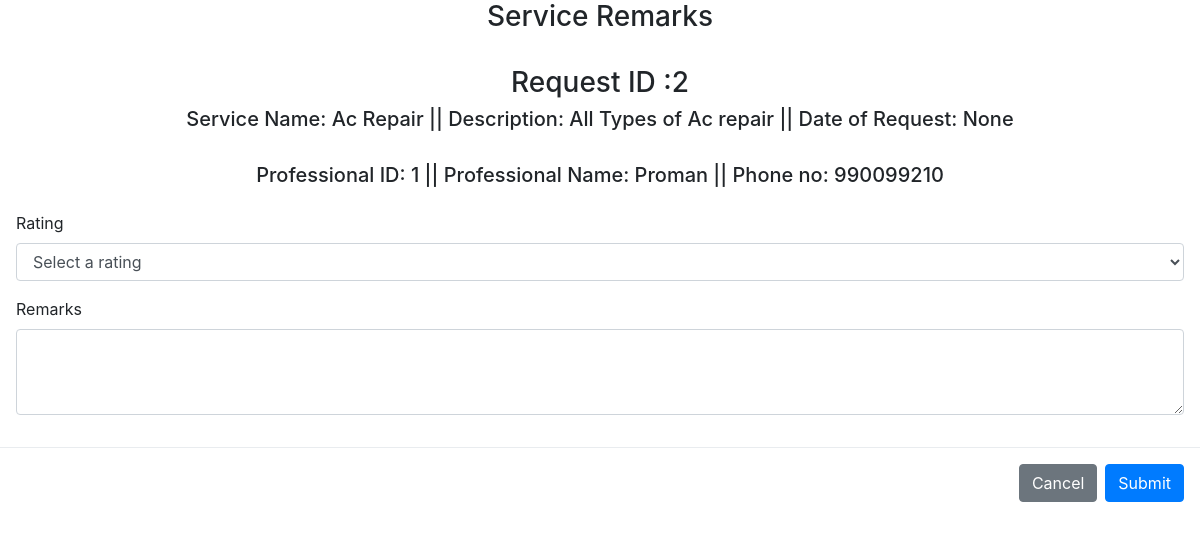
Page /customer/rating/2/2 (signed in) on the committed database.
### models.py (models this page shows)
class ServiceRequest(db.Model):
    id = db.Column(db.Integer, primary_key=True)
    service_id = db.Column(db.Integer, db.ForeignKey('service.id'))
    customer_id = db.Column(db.Integer, db.ForeignKey('user.id'))
    professional_id = db.Column(db.Integer, db.ForeignKey('user.id'), nullable=True)
    date_of_request = db.Column(db.DateTime)
    date_of_completion = db.Column(db.DateTime)
    service_status = db.Column(db.String(50))  # e.g., "requested", "assigned", "closed"
    remarks = db.Column(db.Text)
    service = db.relationship('Service', back_populates='service_requests', lazy=True)
    customer = db.relationship('User', foreign_keys=[customer_id], back_populates='customer_requests', lazy=True)
    professional = db.relationship('User', foreign_keys=[professional_id], back_populates='professional_requests', lazy=True)

class Service(db.Model):
    id = db.Column(db.Integer, primary_key=True)
    name = db.Column(db.String(100), nullable=False)
    proname = db.Column(db.String(100), nullable=False)
    prophone = db.Column(db.Integer)
    price = db.Column(db.Float, nullable=False)
    time_required = db.Column(db.Integer)
    description = db.Column(db.Text)
    service_requests = db.relationship('ServiceRequest', back_populates='service', lazy=True)

### app.py (the view)
@app.route("/customer/rating/<int:request_id>/<int:service_id>", methods=["GET","POST"])
@login_required
def rating(request_id,service_id):
    service_request = ServiceRequest.query.get_or_404(request_id)
    if service_request.customer_id != current_user.id:
        flash("You are not authorized to cancel this service request.", "error")
    if request.method == "POST":
        remarks = request.form["remarks"]
        service_request.remarks = remarks
        service_request.service_status = "closed"
        db.session.commit()
        return redirect(url_for("customer_dashboard"))
    service=Service.query.filter_by(id=service_id).all()
    service_requests = ServiceRequest.query.filter_by(id = request_id).all()
    return render_template("rating.html", user=current_user, request_id=request_id,service_id=service_id,service_request=service_requests)

### app.py (called while the page is built)
@login_manager.user_loader
def load_user(user_id):
    return User.query.get(int(user_id))

### templates/rating.html (shortened to what this page needs)
<!DOCTYPE html>
<html lang="en">
<head>
    <link rel="stylesheet" href="https://maxcdn.bootstrapcdn.com/bootstrap/4.0.0/css/bootstrap.min.css">
</head>
<body>
    <center><div class="rating">
                <form action="{{ url_for('rating',request_id=request_id,service_id=service_id) }}" method="POST">
                        {% for request in service_request %}
                    <h3 >Service Remarks</h3>
                        <br>
                        <div>
                        <h3>Request ID :{{request_id}}</h3>
                        <h5> Service Name: {{request.service.name}} ||  Description: {{request.service.description}} ||  Date of Request: {{request.date_of_request}} </h5> <br>
                        <h5> Professional ID: {{request.professional_id}} ||  Professional Name: {{request.service.proname}} ||  Phone no: {{request.service.prophone}} </h5>
                        {% endfor %}
                    </div></center>
                    <div class="modal-body">
                        <div class="form-group">
                            <label for="rating">Rating</label>
                            <select name="rating" class="form-control" required>
                                <option value="">Select a rating</option>
                            </select>
                        </div>
                        <div class="form-group">
                            <label for="remarks">Remarks</label>
                            <textarea name="remarks" class="form-control" rows="3" required></textarea>
                        </div>
                    </div>
                    <div class="modal-footer">
                        <button type="button" class="btn btn-secondary" data-dismiss="modal">Cancel</button>
                        <button type="submit" class="btn btn-primary">Submit</button>
                    </div>

### rows in the picture
ServiceRequest: request_id "2", service.name "Ac Repair", service.description "All Types of Ac repair", date_of_request "None", professional_id "1", service.proname "Proman", service.prophone "990099210"
